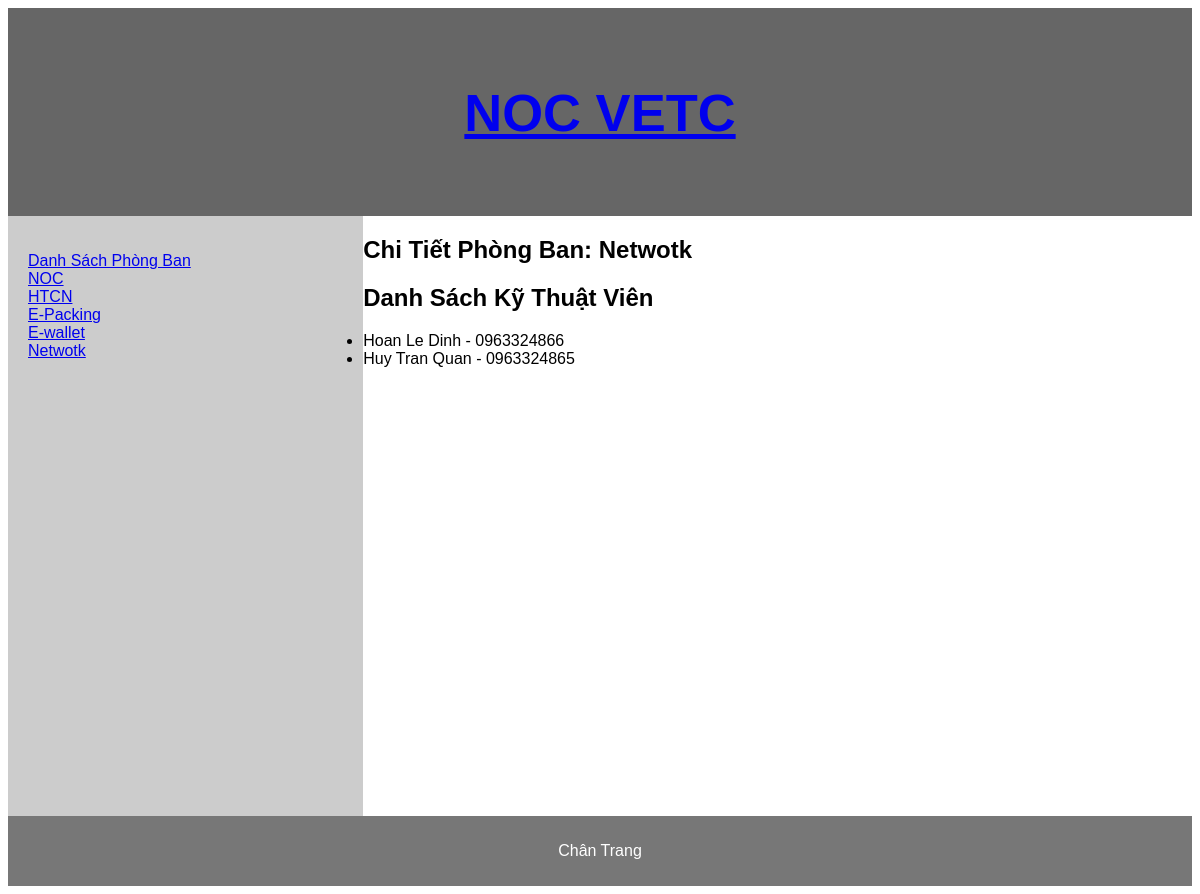
Page /department/5/ on the committed database.
### noc_phonebook/models.py (models this page shows, shortened)
class Department(models.Model):
    name = models.CharField(max_length=255)
    description = models.TextField(null=True, blank=True)

class Technical(models.Model):
    firstname = models.CharField(max_length=255)
    lastname = models.CharField(max_length=255)
    phone = models.CharField(max_length=15)  # Sử dụng CharField cho số điện thoại
    email = models.EmailField(max_length=100)  # Sử dụng EmailField cho địa chỉ email
    department = models.ForeignKey(Department, on_delete=models.CASCADE, related_name='technicals')  # Quan hệ ForeignKey
    description = models.TextField(null=True, blank=True)  # Cho phép để trống

### noc_phonebook/views.py (the view)
# urls.py: path('department/<int:id>/', views.department_details, name='department_details'),
def department_details(request, id):
    abc=Department.objects.all()
    department = get_object_or_404(Department, id=id)
    technicals = Technical.objects.filter(department=department)
    dpm_issues = DpmIssue.objects.filter(department=department)
    return render(request, 'noc_phonebook/department_details.html', {
        'department': department,
        'technicals': technicals,
        'dpm_issues': dpm_issues,
        'abc':abc,
    })

### noc_phonebook/templates/noc_phonebook/department_details.html (shortened to what this page needs)
{% extends 'noc_phonebook/base.html' %}
{% block nav %}
  {% for department in abc %}
    <li><a href="{% url 'department_details' department.id %}">{{ department.name }}</a></li>
  {% endfor %}
{% endblock %}
{% block content %}
  <h1>Chi Tiết Phòng Ban: {{ department.name }}</h1>
  <h2>Danh Sách Kỹ Thuật Viên</h2>
  <ul>
    {% for technical in technicals %}
      <li>{{ technical.firstname }} {{ technical.lastname }} - {{ technical.phone }}</li>
    {% endfor %}
  </ul>
{% endblock %}

### noc_phonebook/static/css/styles.css (style rules this page uses)
* { box-sizing: border-box; }
body { font-family: Arial, Helvetica, sans-serif; }

### rows in the picture
Department: name "NOC"
Department: name "HTCN"
Department: name "E-Packing"
Department: name "E-wallet"
Department: name "Netwotk"
Technical: firstname "Hoan", lastname "Le Dinh", phone "0963324866"
Technical: firstname "Huy", lastname "Tran Quan", phone "0963324865"
